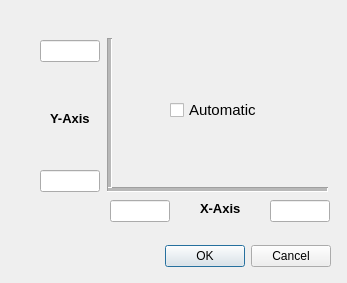
<?xml version="1.0" encoding="UTF-8"?>
<ui version="4.0">
 <class>Axes_Scale</class>
 <widget class="QDialog" name="Axes_Scale">
  <property name="geometry">
   <rect>
    <x>0</x>
    <y>0</y>
    <width>347</width>
    <height>283</height>
   </rect>
  </property>
  <property name="windowTitle">
   <string>Axes Scaling</string>
  </property>
  <widget class="QDialogButtonBox" name="buttonBox">
   <property name="geometry">
    <rect>
     <x>120</x>
     <y>240</y>
     <width>211</width>
     <height>32</height>
    </rect>
   </property>
   <property name="orientation">
    <enum>Qt::Horizontal</enum>
   </property>
   <property name="standardButtons">
    <set>QDialogButtonBox::Cancel|QDialogButtonBox::Ok</set>
   </property>
  </widget>
  <widget class="Line" name="line">
   <property name="geometry">
    <rect>
     <x>107</x>
     <y>181</y>
     <width>221</width>
     <height>16</height>
    </rect>
   </property>
   <property name="font">
    <font>
     <pointsize>11</pointsize>
    </font>
   </property>
   <property name="lineWidth">
    <number>1</number>
   </property>
   <property name="midLineWidth">
    <number>3</number>
   </property>
   <property name="orientation">
    <enum>Qt::Horizontal</enum>
   </property>
  </widget>
  <widget class="Line" name="line_2">
   <property name="geometry">
    <rect>
     <x>99</x>
     <y>38</y>
     <width>20</width>
     <height>150</height>
    </rect>
   </property>
   <property name="font">
    <font>
     <pointsize>11</pointsize>
     <weight>50</weight>
     <bold>false</bold>
    </font>
   </property>
   <property name="lineWidth">
    <number>1</number>
   </property>
   <property name="midLineWidth">
    <number>3</number>
   </property>
   <property name="orientation">
    <enum>Qt::Vertical</enum>
   </property>
  </widget>
  <widget class="QLineEdit" name="ed_y_top">
   <property name="geometry">
    <rect>
     <x>40</x>
     <y>40</y>
     <width>60</width>
     <height>22</height>
    </rect>
   </property>
   <property name="font">
    <font>
     <pointsize>10</pointsize>
    </font>
   </property>
  </widget>
  <widget class="QLineEdit" name="ed_y_bottom">
   <property name="geometry">
    <rect>
     <x>40</x>
     <y>170</y>
     <width>60</width>
     <height>22</height>
    </rect>
   </property>
   <property name="font">
    <font>
     <pointsize>10</pointsize>
    </font>
   </property>
  </widget>
  <widget class="QLineEdit" name="ed_x_left">
   <property name="geometry">
    <rect>
     <x>110</x>
     <y>200</y>
     <width>60</width>
     <height>22</height>
    </rect>
   </property>
   <property name="font">
    <font>
     <pointsize>10</pointsize>
    </font>
   </property>
  </widget>
  <widget class="QLineEdit" name="ed_x_right">
   <property name="geometry">
    <rect>
     <x>270</x>
     <y>200</y>
     <width>60</width>
     <height>22</height>
    </rect>
   </property>
   <property name="font">
    <font>
     <pointsize>10</pointsize>
    </font>
   </property>
  </widget>
  <widget class="QCheckBox" name="cb_axes_auto">
   <property name="geometry">
    <rect>
     <x>170</x>
     <y>100</y>
     <width>151</width>
     <height>20</height>
    </rect>
   </property>
   <property name="font">
    <font>
     <pointsize>11</pointsize>
    </font>
   </property>
   <property name="text">
    <string>Automatic</string>
   </property>
  </widget>
  <widget class="QLabel" name="label">
   <property name="geometry">
    <rect>
     <x>50</x>
     <y>110</y>
     <width>55</width>
     <height>16</height>
    </rect>
   </property>
   <property name="font">
    <font>
     <pointsize>10</pointsize>
     <weight>75</weight>
     <bold>true</bold>
    </font>
   </property>
   <property name="text">
    <string>Y-Axis</string>
   </property>
  </widget>
  <widget class="QLabel" name="label_2">
   <property name="geometry">
    <rect>
     <x>200</x>
     <y>200</y>
     <width>55</width>
     <height>16</height>
    </rect>
   </property>
   <property name="font">
    <font>
     <pointsize>10</pointsize>
     <weight>75</weight>
     <bold>true</bold>
    </font>
   </property>
   <property name="text">
    <string>X-Axis</string>
   </property>
  </widget>
 </widget>
 <resources/>
 <connections>
  <connection>
   <sender>buttonBox</sender>
   <signal>accepted()</signal>
   <receiver>Axes_Scale</receiver>
   <slot>accept()</slot>
   <hints>
    <hint type="sourcelabel">
     <x>248</x>
     <y>254</y>
    </hint>
    <hint type="destinationlabel">
     <x>157</x>
     <y>274</y>
    </hint>
   </hints>
  </connection>
  <connection>
   <sender>buttonBox</sender>
   <signal>rejected()</signal>
   <receiver>Axes_Scale</receiver>
   <slot>reject()</slot>
   <hints>
    <hint type="sourcelabel">
     <x>316</x>
     <y>260</y>
    </hint>
    <hint type="destinationlabel">
     <x>286</x>
     <y>274</y>
    </hint>
   </hints>
  </connection>
 </connections>
</ui>
